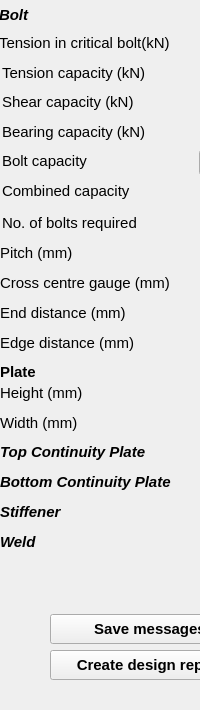
  <widget class="QDockWidget" name="outputDock">
   <property name="sizePolicy">
    <sizepolicy hsizetype="Preferred" vsizetype="Preferred">
     <horstretch>0</horstretch>
     <verstretch>0</verstretch>
    </sizepolicy>
   </property>
   <property name="minimumSize">
    <size>
     <width>125</width>
     <height>710</height>
    </size>
   </property>
   <property name="maximumSize">
    <size>
     <width>310</width>
     <height>710</height>
    </size>
   </property>
   <property name="font">
    <font>
     <family>Arial</family>
     <pointsize>11</pointsize>
     <weight>75</weight>
     <bold>true</bold>
    </font>
   </property>
   <property name="windowTitle">
    <string>Output dock</string>
   </property>
   <attribute name="dockWidgetArea">
    <number>2</number>
   </attribute>
   <widget class="QWidget" name="dockWidgetContents_2">
    <widget class="QLineEdit" name="txt_noBolts">
     <property name="geometry">
      <rect>
       <x>202</x>
       <y>210</y>
       <width>100</width>
       <height>25</height>
      </rect>
     </property>
     <property name="font">
      <font>
       <weight>50</weight>
       <bold>false</bold>
      </font>
     </property>
     <property name="readOnly">
      <bool>true</bool>
     </property>
    </widget>
    <widget class="QLabel" name="t_7">
     <property name="geometry">
      <rect>
       <x>2</x>
       <y>210</y>
       <width>191</width>
       <height>25</height>
      </rect>
     </property>
     <property name="font">
      <font>
       <pointsize>11</pointsize>
       <weight>50</weight>
       <bold>false</bold>
      </font>
     </property>
     <property name="text">
      <string>No. of bolts required</string>
     </property>
    </widget>
    <widget class="QLineEdit" name="txt_tensionCapacity">
     <property name="geometry">
      <rect>
       <x>202</x>
       <y>60</y>
       <width>100</width>
       <height>25</height>
      </rect>
     </property>
     <property name="font">
      <font>
       <weight>50</weight>
       <bold>false</bold>
      </font>
     </property>
     <property name="focusPolicy">
      <enum>Qt::StrongFocus</enum>
     </property>
     <property name="text">
      <string/>
     </property>
     <property name="readOnly">
      <bool>true</bool>
     </property>
    </widget>
    <widget class="QLineEdit" name="txt_crossGauge">
     <property name="geometry">
      <rect>
       <x>200</x>
       <y>270</y>
       <width>100</width>
       <height>25</height>
      </rect>
     </property>
     <property name="font">
      <font>
       <weight>50</weight>
       <bold>false</bold>
      </font>
     </property>
     <property name="readOnly">
      <bool>true</bool>
     </property>
    </widget>
    <widget class="QLabel" name="label_152">
     <property name="geometry">
      <rect>
       <x>0</x>
       <y>270</y>
       <width>211</width>
       <height>25</height>
      </rect>
     </property>
     <property name="font">
      <font>
       <pointsize>11</pointsize>
       <weight>50</weight>
       <bold>false</bold>
      </font>
     </property>
     <property name="text">
      <string>Cross centre gauge (mm)</string>
     </property>
    </widget>
    <widget class="QLineEdit" name="txt_bearCapacity">
     <property name="geometry">
      <rect>
       <x>201</x>
       <y>120</y>
       <width>101</width>
       <height>25</height>
      </rect>
     </property>
     <property name="font">
      <font>
       <weight>50</weight>
       <bold>false</bold>
      </font>
     </property>
     <property name="focusPolicy">
      <enum>Qt::StrongFocus</enum>
     </property>
     <property name="readOnly">
      <bool>true</bool>
     </property>
    </widget>
    <widget class="QLabel" name="label_154">
     <property name="geometry">
      <rect>
       <x>0</x>
       <y>240</y>
       <width>130</width>
       <height>25</height>
      </rect>
     </property>
     <property name="font">
      <font>
       <pointsize>11</pointsize>
       <weight>50</weight>
       <bold>false</bold>
      </font>
     </property>
     <property name="text">
      <string>Pitch (mm)</string>
     </property>
    </widget>
    <widget class="QLineEdit" name="txt_endDist">
     <property name="geometry">
      <rect>
       <x>200</x>
       <y>300</y>
       <width>100</width>
       <height>25</height>
      </rect>
     </property>
     <property name="font">
      <font>
       <weight>50</weight>
       <bold>false</bold>
      </font>
     </property>
     <property name="readOnly">
      <bool>true</bool>
     </property>
    </widget>
    <widget class="QLabel" name="label_155">
     <property name="geometry">
      <rect>
       <x>0</x>
       <y>300</y>
       <width>201</width>
       <height>25</height>
      </rect>
     </property>
     <property name="font">
      <font>
       <pointsize>11</pointsize>
       <weight>50</weight>
       <bold>false</bold>
      </font>
     </property>
     <property name="text">
      <string>End distance (mm)</string>
     </property>
    </widget>
    <widget class="QLabel" name="label_156">
     <property name="geometry">
      <rect>
       <x>2</x>
       <y>60</y>
       <width>191</width>
       <height>25</height>
      </rect>
     </property>
     <property name="font">
      <font>
       <pointsize>11</pointsize>
       <weight>50</weight>
       <bold>false</bold>
      </font>
     </property>
     <property name="text">
      <string>Tension capacity (kN)</string>
     </property>
    </widget>
    <widget class="QLabel" name="label_157">
     <property name="geometry">
      <rect>
       <x>-1</x>
       <y>5</y>
       <width>66</width>
       <height>20</height>
      </rect>
     </property>
     <property name="font">
      <font>
       <pointsize>11</pointsize>
       <weight>50</weight>
       <italic>true</italic>
       <bold>false</bold>
       <underline>false</underline>
       <kerning>false</kerning>
      </font>
     </property>
     <property name="text">
      <string>&lt;html&gt;&lt;head/&gt;&lt;body&gt;&lt;p&gt;&lt;span style=&quot; font-weight:600;&quot;&gt;Bolt&lt;/span&gt;&lt;/p&gt;&lt;/body&gt;&lt;/html&gt;</string>
     </property>
    </widget>
    <widget class="QLabel" name="label_158">
     <property name="geometry">
      <rect>
       <x>2</x>
       <y>120</y>
       <width>179</width>
       <height>25</height>
      </rect>
     </property>
     <property name="font">
      <font>
       <pointsize>11</pointsize>
       <weight>50</weight>
       <bold>false</bold>
      </font>
     </property>
     <property name="text">
      <string>&lt;html&gt;&lt;head/&gt;&lt;body&gt;&lt;p&gt;Bearing capacity (kN)&lt;/p&gt;&lt;/body&gt;&lt;/html&gt;</string>
     </property>
    </widget>
    <widget class="QLabel" name="label_161">
     <property name="geometry">
      <rect>
       <x>0</x>
       <y>440</y>
       <width>151</width>
       <height>25</height>
      </rect>
     </property>
     <property name="font">
      <font>
       <pointsize>11</pointsize>
      </font>
     </property>
     <property name="text">
      <string>&lt;html&gt;&lt;head/&gt;&lt;body&gt;&lt;p&gt;&lt;span style=&quot; font-style:italic;&quot;&gt;Top Continuity Plate&lt;/span&gt;&lt;/p&gt;&lt;/body&gt;&lt;/html&gt;</string>
     </property>
    </widget>
    <widget class="QLabel" name="label_166">
     <property name="geometry">
      <rect>
       <x>0</x>
       <y>530</y>
       <width>130</width>
       <height>25</height>
      </rect>
     </property>
     <property name="font">
      <font>
       <pointsize>11</pointsize>
      </font>
     </property>
     <property name="text">
      <string>&lt;html&gt;&lt;head/&gt;&lt;body&gt;&lt;p&gt;&lt;span style=&quot; font-weight:600; font-style:italic;&quot;&gt;Weld&lt;/span&gt;&lt;/p&gt;&lt;/body&gt;&lt;/html&gt;</string>
     </property>
    </widget>
    <widget class="QPushButton" name="btn_SaveMessages">
     <property name="geometry">
      <rect>
       <x>50</x>
       <y>614</y>
       <width>200</width>
       <height>30</height>
      </rect>
     </property>
     <property name="toolTip">
      <string>Save log messages</string>
     </property>
     <property name="text">
      <string>Save messages</string>
     </property>
     <property name="autoDefault">
      <bool>true</bool>
     </property>
    </widget>
    <widget class="QPushButton" name="btn_CreateDesign">
     <property name="geometry">
      <rect>
       <x>50</x>
       <y>650</y>
       <width>200</width>
       <height>30</height>
      </rect>
     </property>
     <property name="toolTip">
      <string>Create design report</string>
     </property>
     <property name="text">
      <string>Create design report</string>
     </property>
     <property name="autoDefault">
      <bool>true</bool>
     </property>
    </widget>
    <widget class="QLabel" name="label_10">
     <property name="geometry">
      <rect>
       <x>2</x>
       <y>180</y>
       <width>200</width>
       <height>22</height>
      </rect>
     </property>
     <property name="font">
      <font>
       <pointsize>11</pointsize>
       <weight>50</weight>
       <bold>false</bold>
      </font>
     </property>
     <property name="toolTip">
      <string>Combined shear and tension capacity of bolt</string>
     </property>
     <property name="text">
      <string>Combined capacity</string>
     </property>
    </widget>
    <widget class="QLineEdit" name="txt_boltgrpcapacity">
     <property name="geometry">
      <rect>
       <x>201</x>
       <y>180</y>
       <width>101</width>
       <height>25</height>
      </rect>
     </property>
     <property name="font">
      <font>
       <weight>50</weight>
       <bold>false</bold>
      </font>
     </property>
     <property name="readOnly">
      <bool>true</bool>
     </property>
    </widget>
    <widget class="QLabel" name="label_159">
     <property name="geometry">
      <rect>
       <x>-1</x>
       <y>30</y>
       <width>211</width>
       <height>25</height>
      </rect>
     </property>
     <property name="font">
      <font>
       <pointsize>11</pointsize>
       <weight>50</weight>
       <bold>false</bold>
      </font>
     </property>
     <property name="text">
      <string>Tension in critical bolt(kN)</string>
     </property>
    </widget>
    <widget class="QLineEdit" name="txt_tensionCritical">
     <property name="geometry">
      <rect>
       <x>202</x>
       <y>30</y>
       <width>100</width>
       <height>25</height>
      </rect>
     </property>
     <property name="font">
      <font>
       <weight>50</weight>
       <bold>false</bold>
      </font>
     </property>
     <property name="focusPolicy">
      <enum>Qt::StrongFocus</enum>
     </property>
     <property name="text">
      <string/>
     </property>
     <property name="readOnly">
      <bool>true</bool>
     </property>
    </widget>
    <widget class="QLineEdit" name="txt_shearCapacity">
     <property name="geometry">
      <rect>
       <x>202</x>
       <y>90</y>
       <width>100</width>
       <height>25</height>
      </rect>
     </property>
     <property name="font">
      <font>
       <weight>50</weight>
       <bold>false</bold>
      </font>
     </property>
     <property name="focusPolicy">
      <enum>Qt::StrongFocus</enum>
     </property>
     <property name="readOnly">
      <bool>true</bool>
     </property>
    </widget>
    <widget class="QLabel" name="label_167">
     <property name="geometry">
      <rect>
       <x>2</x>
       <y>90</y>
       <width>179</width>
       <height>25</height>
      </rect>
     </property>
     <property name="font">
      <font>
       <pointsize>11</pointsize>
       <weight>50</weight>
       <bold>false</bold>
      </font>
     </property>
     <property name="text">
      <string>&lt;html&gt;&lt;head/&gt;&lt;body&gt;&lt;p&gt;Shear capacity (kN)&lt;/p&gt;&lt;/body&gt;&lt;/html&gt;</string>
     </property>
    </widget>
    <widget class="QLabel" name="label_11">
     <property name="geometry">
      <rect>
       <x>2</x>
       <y>150</y>
       <width>200</width>
       <height>22</height>
      </rect>
     </property>
     <property name="font">
      <font>
       <pointsize>11</pointsize>
       <weight>50</weight>
       <bold>false</bold>
      </font>
     </property>
     <property name="toolTip">
      <string>Combined shear and tension capacity of bolt</string>
     </property>
     <property name="text">
      <string>Bolt capacity</string>
     </property>
    </widget>
    <widget class="QPushButton" name="btn_plateDetail">
     <property name="geometry">
      <rect>
       <x>200</x>
       <y>440</y>
       <width>101</width>
       <height>25</height>
      </rect>
     </property>
     <property name="font">
      <font>
       <pointsize>10</pointsize>
       <weight>50</weight>
       <bold>false</bold>
      </font>
     </property>
     <property name="text">
      <string>Plate details</string>
     </property>
    </widget>
    <widget class="QLabel" name="label_162">
     <property name="geometry">
      <rect>
       <x>0</x>
       <y>500</y>
       <width>130</width>
       <height>25</height>
      </rect>
     </property>
     <property name="font">
      <font>
       <pointsize>11</pointsize>
      </font>
     </property>
     <property name="text">
      <string>&lt;html&gt;&lt;head/&gt;&lt;body&gt;&lt;p&gt;&lt;span style=&quot; font-style:italic;&quot;&gt;Stiffener&lt;/span&gt;&lt;/p&gt;&lt;/body&gt;&lt;/html&gt;</string>
     </property>
    </widget>
    <widget class="QPushButton" name="btn_stiffnrDetail">
     <property name="geometry">
      <rect>
       <x>200</x>
       <y>500</y>
       <width>101</width>
       <height>25</height>
      </rect>
     </property>
     <property name="font">
      <font>
       <pointsize>10</pointsize>
       <weight>50</weight>
       <bold>false</bold>
      </font>
     </property>
     <property name="text">
      <string>Details</string>
     </property>
    </widget>
    <widget class="QLabel" name="label_160">
     <property name="geometry">
      <rect>
       <x>0</x>
       <y>330</y>
       <width>201</width>
       <height>25</height>
      </rect>
     </property>
     <property name="font">
      <font>
       <pointsize>11</pointsize>
       <weight>50</weight>
       <bold>false</bold>
      </font>
     </property>
     <property name="text">
      <string>Edge distance (mm)</string>
     </property>
    </widget>
    <widget class="QLineEdit" name="txt_edgeDist">
     <property name="geometry">
      <rect>
       <x>200</x>
       <y>330</y>
       <width>100</width>
       <height>25</height>
      </rect>
     </property>
     <property name="font">
      <font>
       <weight>50</weight>
       <bold>false</bold>
      </font>
     </property>
     <property name="readOnly">
      <bool>true</bool>
     </property>
    </widget>
    <widget class="QLineEdit" name="txt_boltcapacity">
     <property name="geometry">
      <rect>
       <x>199</x>
       <y>150</y>
       <width>101</width>
       <height>25</height>
      </rect>
     </property>
     <property name="font">
      <font>
       <weight>50</weight>
       <bold>false</bold>
      </font>
     </property>
     <property name="text">
      <string/>
     </property>
     <property name="readOnly">
      <bool>true</bool>
     </property>
    </widget>
    <widget class="QPushButton" name="btn_pitchDetail">
     <property name="geometry">
      <rect>
       <x>200</x>
       <y>240</y>
       <width>101</width>
       <height>25</height>
      </rect>
     </property>
     <property name="font">
      <font>
       <pointsize>10</pointsize>
       <weight>50</weight>
       <bold>false</bold>
      </font>
     </property>
     <property name="text">
      <string>Pitch details</string>
     </property>
    </widget>
    <widget class="QLabel" name="label_163">
     <property name="geometry">
      <rect>
       <x>0</x>
       <y>360</y>
       <width>151</width>
       <height>25</height>
      </rect>
     </property>
     <property name="font">
      <font>
       <pointsize>11</pointsize>
      </font>
     </property>
     <property name="text">
      <string>&lt;html&gt;&lt;head/&gt;&lt;body&gt;&lt;p&gt;Plate&lt;/p&gt;&lt;/body&gt;&lt;/html&gt;</string>
     </property>
    </widget>
    <widget class="QLabel" name="label_164">
     <property name="geometry">
      <rect>
       <x>0</x>
       <y>470</y>
       <width>171</width>
       <height>25</height>
      </rect>
     </property>
     <property name="font">
      <font>
       <pointsize>11</pointsize>
      </font>
     </property>
     <property name="text">
      <string>&lt;html&gt;&lt;head/&gt;&lt;body&gt;&lt;p&gt;&lt;span style=&quot; font-style:italic;&quot;&gt;Bottom Continuity Plate&lt;/span&gt;&lt;/p&gt;&lt;/body&gt;&lt;/html&gt;</string>
     </property>
    </widget>
    <widget class="QLabel" name="label_165">
     <property name="geometry">
      <rect>
       <x>0</x>
       <y>380</y>
       <width>201</width>
       <height>25</height>
      </rect>
     </property>
     <property name="font">
      <font>
       <pointsize>11</pointsize>
       <weight>50</weight>
       <bold>false</bold>
      </font>
     </property>
     <property name="text">
      <string>Height (mm)</string>
     </property>
    </widget>
    <widget class="QLabel" name="label_168">
     <property name="geometry">
      <rect>
       <x>0</x>
       <y>410</y>
       <width>201</width>
       <height>25</height>
      </rect>
     </property>
     <property name="font">
      <font>
       <pointsize>11</pointsize>
       <weight>50</weight>
       <bold>false</bold>
      </font>
     </property>
     <property name="text">
      <string>Width (mm)</string>
     </property>
    </widget>
    <widget class="QLineEdit" name="plate_lineEdit_2">
     <property name="geometry">
      <rect>
       <x>200</x>
       <y>380</y>
       <width>100</width>
       <height>25</height>
      </rect>
     </property>
     <property name="font">
      <font>
       <weight>50</weight>
       <bold>false</bold>
      </font>
     </property>
     <property name="readOnly">
      <bool>true</bool>
     </property>
    </widget>
    <widget class="QLineEdit" name="plate_lineEdit_1">
     <property name="geometry">
      <rect>
       <x>200</x>
       <y>410</y>
       <width>100</width>
       <height>25</height>
      </rect>
     </property>
     <property name="font">
      <font>
       <weight>50</weight>
       <bold>false</bold>
      </font>
     </property>
     <property name="readOnly">
      <bool>true</bool>
     </property>
    </widget>
    <widget class="QPushButton" name="btn_plateDetail_2">
     <property name="geometry">
      <rect>
       <x>200</x>
       <y>470</y>
       <width>101</width>
       <height>25</height>
      </rect>
     </property>
     <property name="font">
      <font>
       <pointsize>10</pointsize>
       <weight>50</weight>
       <bold>false</bold>
      </font>
     </property>
     <property name="text">
      <string>Plate details</string>
     </property>
    </widget>
    <widget class="QPushButton" name="btn_Weld">
     <property name="geometry">
      <rect>
       <x>200</x>
       <y>530</y>
       <width>101</width>
       <height>25</height>
      </rect>
     </property>
     <property name="font">
      <font>
       <pointsize>10</pointsize>
       <weight>50</weight>
       <bold>false</bold>
      </font>
     </property>
     <property name="text">
      <string>Details</string>
     </property>
    </widget>
    <zorder>txt_noBolts</zorder>
    <zorder>t_7</zorder>
    <zorder>txt_tensionCapacity</zorder>
    <zorder>txt_crossGauge</zorder>
    <zorder>label_152</zorder>
    <zorder>txt_bearCapacity</zorder>
    <zorder>label_154</zorder>
    <zorder>txt_endDist</zorder>
    <zorder>label_155</zorder>
    <zorder>label_156</zorder>
    <zorder>label_157</zorder>
    <zorder>label_158</zorder>
    <zorder>label_161</zorder>
    <zorder>label_166</zorder>
    <zorder>btn_SaveMessages</zorder>
    <zorder>btn_CreateDesign</zorder>
    <zorder>label_10</zorder>
    <zorder>txt_boltgrpcapacity</zorder>
    <zorder>txt_tensionCritical</zorder>
    <zorder>label_159</zorder>
    <zorder>txt_shearCapacity</zorder>
    <zorder>label_167</zorder>
    <zorder>label_11</zorder>
    <zorder>txt_boltcapacity</zorder>
    <zorder>btn_plateDetail</zorder>
    <zorder>label_162</zorder>
    <zorder>btn_stiffnrDetail</zorder>
    <zorder>label_160</zorder>
    <zorder>txt_edgeDist</zorder>
    <zorder>btn_pitchDetail</zorder>
    <zorder>label_163</zorder>
    <zorder>label_164</zorder>
    <zorder>label_165</zorder>
    <zorder>label_168</zorder>
    <zorder>plate_lineEdit_2</zorder>
    <zorder>plate_lineEdit_1</zorder>
    <zorder>btn_plateDetail_2</zorder>
    <zorder>btn_Weld</zorder>
   </widget>
  </widget>
